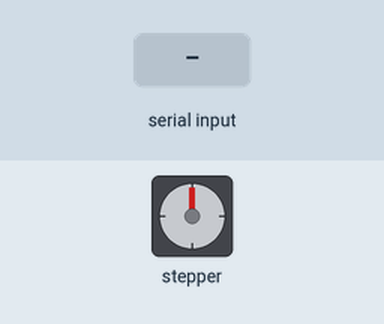
A sketch run on a simulated Arduino Uno, built with avr-gcc and run on an emulated ATmega328P. Parts: stepper motor. The test bench sets the inputs (shaded band). Stepper angles assume 1900 steps per turn.

Above: at 1.2 s.
1.3 s: "1" received over Serial
At 1.45 s:
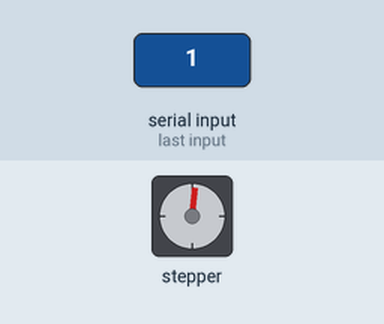
3.7 s: "0" received over Serial
At 5.38 s:
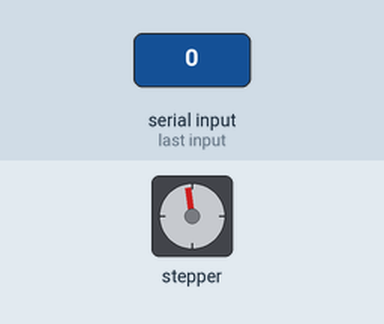
6.7 s: "1" received over Serial
At 9.61 s:
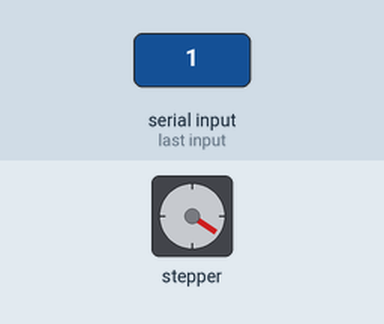
Timing chart, 0 to 11.6 s (numbered marks = the images above; inputs shaded):
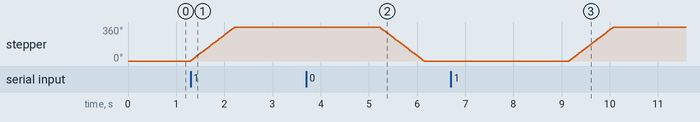

Measured:
- after the input at 1.3 s, stepper: turns 360° clockwise in 0.92 s, starting at once
- after the input at 3.7 s, stepper: turns 360° counter-clockwise in 0.92 s, starting after 1.5 s
- after the input at 6.7 s, stepper: turns 360° clockwise in 0.92 s, starting after 2.5 s

The sketch:

sketch_jul3a.ino
```cpp
#include <Stepper.h>

const int stepsPerRevolution = 1900;  // ステップ数（モーターごとに異なる場合があります）
const int motorPin1 = 8;             // ステッピングモーターのピン1
const int motorPin2 = 9;             // ステッピングモーターのピン2
const int motorPin3 = 10;            // ステッピングモーターのピン3
const int motorPin4 = 11;            // ステッピングモーターのピン4

Stepper myStepper(stepsPerRevolution, motorPin1, motorPin2, motorPin3, motorPin4);
bool motorRunning = false;  // モーターが動作中かどうかのフラグ

void setup() {
  myStepper.setSpeed(65);  // 60 rpmに設定（1秒ごとに1回転）
  Serial.begin(9600);
}

void loop() {
  if (Serial.available() > 0) {
    int command = Serial.read();
    if (command == '1') {
      if (!motorRunning) {
        // ステッピングモーターを3秒間回転させる
        myStepper.step(stepsPerRevolution);
        delay(3000);
        // ステッピングモーターを停止させる
        myStepper.step(0);
        motorRunning = true;
      }
    } else if (command == '0') {
      if (motorRunning) {
        // ステッピングモーターを3秒間逆回転させる
        myStepper.step(-stepsPerRevolution);
        delay(3000);
        // ステッピングモーターを停止させる
        myStepper.step(0);
        motorRunning = false;
      }
    }
  }
}
```
